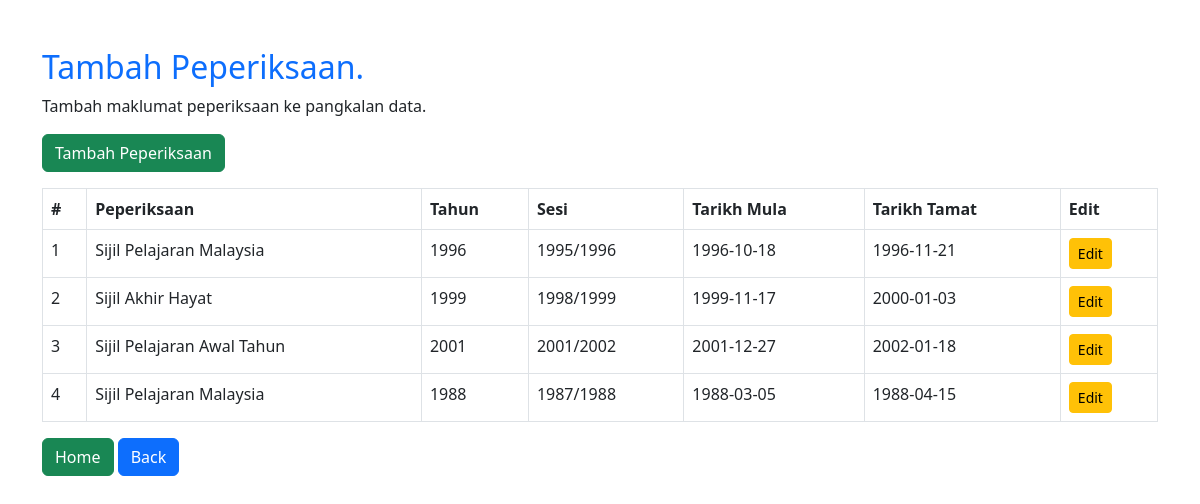
/details_exam, run on the app's committed database.
### tables this page shows
CREATE TABLE peperiksaan (
            id_exam INTEGER PRIMARY KEY AUTOINCREMENT,
            nama_peperiksaan TEXT,
            tahun_peperiksaan TEXT,
            sesi TEXT,
            start_date TEXT,
            end_date TEXT
        );

### pengawas_exam.py (the view)
@pengawas.route('/details_exam', methods=['GET'])
def exam_details():
    try:
        details_exam = view_peperiksaan()
        if details_exam.empty:
            flash("Tiada rekod peperiksaan, sila tambah.", "warning")
    except Exception as e:
        flash(f"Ralat pangkalan data: {e}", "danger")
        details_exam = pd.DataFrame()
    return render_template('details_exam.html', data_exam=details_exam)

### pengawas_exam.py (called while the page is built)
def view_peperiksaan():
    conn = sqlite3.connect(DB_FILE)
    query_guru = '''
        SELECT *
        FROM peperiksaan
    '''
    try:
        df_exam = pd.read_sql(query_guru, conn)
    except Exception as e:
        flash(message=f"Database error: {e}", category="danger")
        df_exam = pd.DataFrame()
    finally:
        conn.close()
    return df_exam

### templates/details_exam.html (shortened to what this page needs)
<!DOCTYPE html>
<html lang="en">
<head>
    <link rel="stylesheet" href="https://cdn.jsdelivr.net/npm/bootstrap@5.3.0/dist/css/bootstrap.min.css">
</head>
<body>
<div class="container mt-5">
    <h2 class="text-primary">Tambah Peperiksaan.</h2>
    <p>Tambah maklumat peperiksaan ke pangkalan data.</p>
    <form action="{{ url_for('add_exam') }}">
        <button type="submit" class="btn btn-success">Tambah Peperiksaan</button>
    </form>
</div>
<div class="container mt-3">
    <table class="table table-bordered table striped">
        <thead>
        <tr>
            <th>#</th>
            <th>Peperiksaan</th>
            <th>Tahun</th>
            <th>Sesi</th>
            <th>Tarikh Mula</th>
            <th>Tarikh Tamat</th>
            <th>Edit</th>
        </tr>
        </thead>
        <tbody>
            {% for row in data_exam.itertuples() %}
            <tr>
                <td>{{ loop.index if loop else index }}</td>
                <td>{{ row.nama_peperiksaan }}</td>
                <td>{{ row.tahun_peperiksaan }}</td>
                <td>{{ row.sesi }}</td>
                <td>{{ row.start_date }}</td>
                <td>{{ row.end_date }}</td>
                <td>
                    <a href="{{ url_for('edit_exam', id_exam=row.id_exam) }}" class="btn btn-warning btn-sm">Edit</a>
                </td>
            </tr>
            {% endfor %}
        </tbody>
    </table>
</div>
<div class="container mt-3">
    <form action="{{ url_for('home') }}">
        <button type="submit" class="btn btn-success">Home</button>
        <button type="button" class="btn btn-primary" onclick="history.back();">Back</button>
    </form>
</div>
</body>
</html>

### data on the page
peperiksaan: nama_peperiksaan "Sijil Pelajaran Malaysia", tahun_peperiksaan "1996", sesi "1995/1996", start_date "1996-10-18", end_date "1996-11-21"
peperiksaan: nama_peperiksaan "Sijil Akhir Hayat", tahun_peperiksaan "1999", sesi "1998/1999", start_date "1999-11-17", end_date "2000-01-03"
peperiksaan: nama_peperiksaan "Sijil Pelajaran Awal Tahun", tahun_peperiksaan "2001", sesi "2001/2002", start_date "2001-12-27", end_date "2002-01-18"
peperiksaan: nama_peperiksaan "Sijil Pelajaran Malaysia", tahun_peperiksaan "1988", sesi "1987/1988", start_date "1988-03-05", end_date "1988-04-15"
